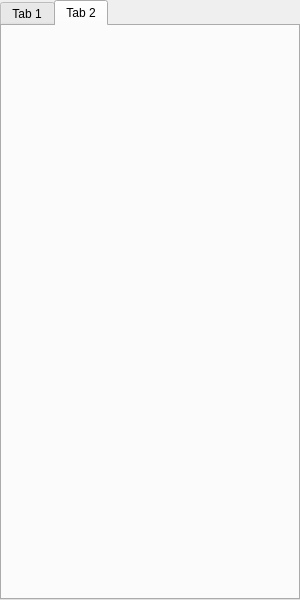
<?xml version="1.0" encoding="UTF-8"?>
<ui version="4.0">
 <class>CFrmMain</class>
 <widget class="QFrame" name="CFrmMain">
  <property name="geometry">
   <rect>
    <x>0</x>
    <y>0</y>
    <width>300</width>
    <height>600</height>
   </rect>
  </property>
  <property name="windowTitle">
   <string>Frame</string>
  </property>
  <property name="frameShape">
   <enum>QFrame::NoFrame</enum>
  </property>
  <property name="frameShadow">
   <enum>QFrame::Plain</enum>
  </property>
  <property name="lineWidth">
   <number>0</number>
  </property>
  <layout class="QGridLayout" name="gridLayout_2">
   <property name="leftMargin">
    <number>0</number>
   </property>
   <property name="topMargin">
    <number>0</number>
   </property>
   <property name="rightMargin">
    <number>0</number>
   </property>
   <property name="bottomMargin">
    <number>0</number>
   </property>
   <item row="0" column="0">
    <widget class="QTabWidget" name="tabWidget">
     <property name="currentIndex">
      <number>1</number>
     </property>
     <widget class="QWidget" name="tab">
      <attribute name="title">
       <string>Tab 1</string>
      </attribute>
     </widget>
     <widget class="QWidget" name="tab_2">
      <attribute name="title">
       <string>Tab 2</string>
      </attribute>
     </widget>
    </widget>
   </item>
  </layout>
 </widget>
 <resources/>
 <connections/>
</ui>
